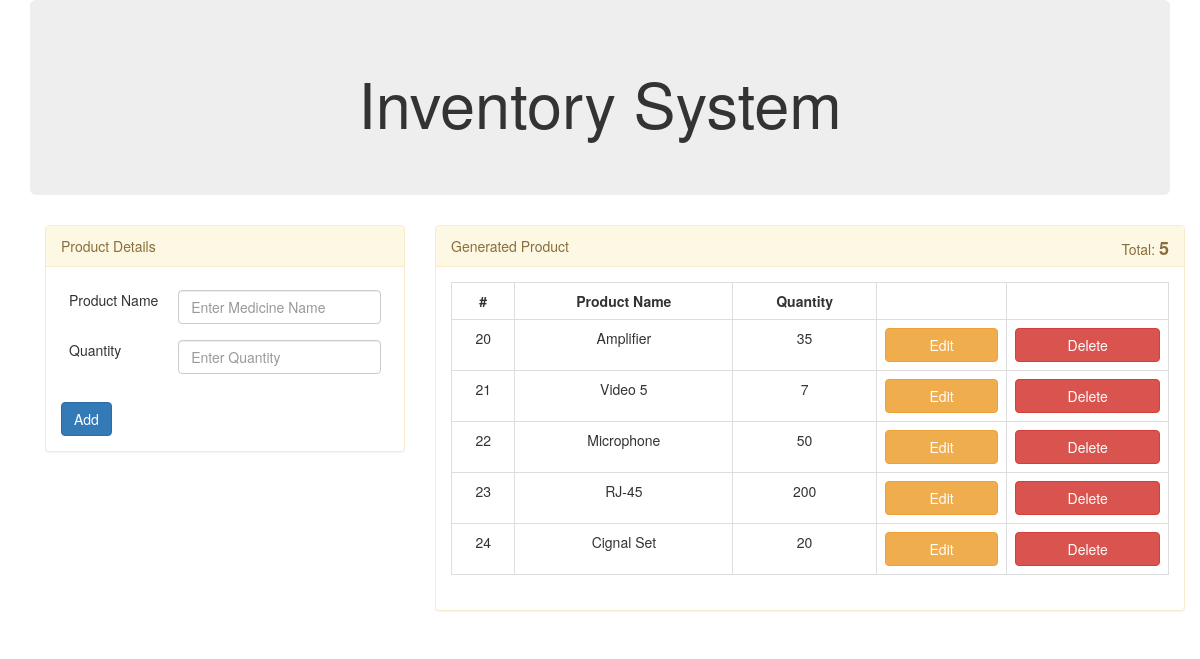
The page / on the database its author committed.
### tables this page shows
CREATE TABLE `products` (
  `id` int(11) NOT NULL,
  `p_name` varchar(100) NOT NULL,
  `p_qty` varchar(100) NOT NULL
);

### db.php (called while the page is built, shortened)
<?php
class Database
{
	public function __construct()
	{
		$this->con = mysqli_connect("localhost","root","","inventory_system");
	}
}
?>

### action.php (called while the page is built, shortened)
<?php
require "db.php";
class DataOperation extends Database
{
	public function fetch_products($table)
	{
		$sql = "SELECT * FROM ".$table;
		$array = array();
		$query = mysqli_query($this->con, $sql);
		while($row = mysqli_fetch_assoc($query))
		{
			$array[] = $row;
		}
		return $array;
	}
	public function count_products($table)
	{
		$sql = "";
		$sql .= "SELECT count(*) FROM ".$table;
		$query = mysqli_query($this->con,$sql);
		$count = mysqli_fetch_row($query);
		return $count;
	}
}
$obj = new DataOperation;
?>

### index.php (the view, shortened to what this page needs)
<?php
require "action.php";
?>
<!DOCTYPE html>
<html lang="en">
<head>
  <link rel="stylesheet" href="css/bootstrap.css">
</head>
<body>
	<div class="container">
		<div class="jumbotron">
			<h1 align="center">Inventory System</h1>
		</div
	</div>
	<div class="container">
		<div class="row">
			<div class="col-md-4">
						<?php
							if(isset($_GET['update']))
							{
								$id = $_GET['id'] ?? null;
								$where = array("id"=>$id);
								$row = $obj->select_products("products", $where);
						?>
				<div class="panel panel-warning">
					<div class="panel-heading">Update Product Details</div>
					<div class="panel-body">
						<form method="post" action="action.php">
							<table class="table table-hover table-borderless">
								<tr>
									<td>Product Name</td>
									<td>
										<input type="hidden" name="id" value=" <?php echo $id; ?>">
										<input type="text" class="form-control" name="product_name" placeholder="Enter Medicine Name" value="<?php echo $row['p_name'] ?>">
									</td>
								</tr>
								<tr>
									<td>Quantity</td>
									<td><input type="text" class="form-control" name="product_qty" placeholder="Enter Quantity" value="<?php echo $row['p_qty'] ?>"></td>
								</tr>
							</table>
							<input type="submit" class="btn btn-success" name="product_edit" value="Update">
						</form>
					</div>
					</div>
				</div>
						<?php
							}
							else
							{
							?>
				<div class="panel panel-warning">
					<div class="panel-heading">Product Details</div>
					<div class="panel-body">
								<form method="post" action="action.php">
									<table class="table table-hover table-borderless">
										<tr>
											<td>Product Name</td>
											<td>
												<input type="text" class="form-control" name="product_name" placeholder="Enter Medicine Name">
											</td>
										</tr>
										<tr>
											<td>Quantity</td>
											<td><input type="text" class="form-control" name="product_qty" placeholder="Enter Quantity"></td>
										</tr>
									</table>
									<input type="submit" class="btn btn-primary" name="product_submit" value="Add">
								</form>
					</div>
					</div>
				</div>
							<?php
							}
						?>
			<div class="col-md-8">
				<div class="panel panel-warning">
					<div class="panel-heading">Generated Product
					<?php
					$count = $obj->count_products("products");
					echo "<span style='float: right;'>Total: <span style='font-weight: 700; font-size: 18px;'>".$count[0]."</span></span>";
					?>
					</div>
					<div class="panel-body">
						<table class="table table-bordered">
							<tr style="font-weight: 700;">
								<td align="center">#</td>
								<td align="center">Product Name</td>
								<td align="center">Quantity</td>
								<td align="center">&nbsp;</td>
								<td align="center">&nbsp;</td>
							</tr>
								<?php
								$products = $obj->fetch_products("products");
								foreach ($products as $row)
								{
								?>
									<tr>
										<td align="center"><?php echo $row['id'];?></td>
										<td align="center"><?php echo $row['p_name'];?></td>
										<td align="center"><?php echo $row['p_qty'];?></td>
										<td colspan="1" align="center"><a href="index.php?update=1&id=
										<?php
										echo $row['id'];
										?>
										" class="btn btn-block btn-warning">Edit</a></td>
										<td colspan="1" align="center"><a href="action.php?delete=1&id=
										<?php
										echo $row['id'];
										?>
										" class="btn btn-block btn-danger">Delete</a></td>
									</tr>
								<?php
								}
								?>
						</table>
					</div>
				</div>
			</div>
		</div>
	</div>
</body>
</html>

### index.php (style rules this page uses)
.table-borderless > tbody > tr > td, .table-borderless > tbody > tr > th, .table-borderless > tfoot > tr > td, .table-borderless > tfoot > tr > th, .table-borderless > thead > tr > td, .table-borderless > thead > tr > th { border: none; }

### rows shown on the page
products: id "20", p_name "Amplifier", p_qty "35"
products: id "21", p_name "Video 5", p_qty "7"
products: id "22", p_name "Microphone", p_qty "50"
products: id "23", p_name "RJ-45", p_qty "200"
products: id "24", p_name "Cignal Set", p_qty "20"

### other values the page prints
$count[0] "5"
